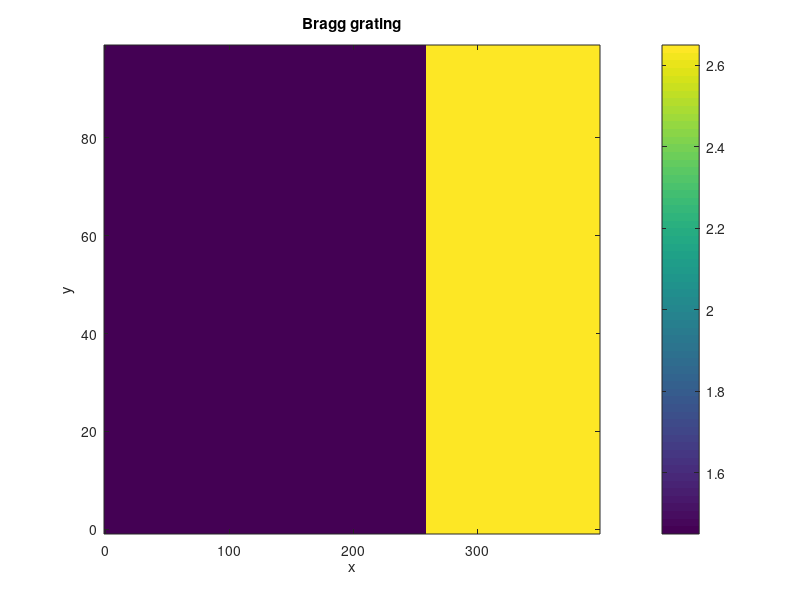

The MATLAB source for this figure: (Note: this script raises an error after producing the figure.)
clear; close all;

% import code
addpath(['main']);         % main
addpath(['..' filesep 'main']);         % main

% initial settings
disc        = 2;
units       = 'nm';
lambda      = 1500;

% make index
% let's have a quarter wave stack at 1000nm
% indices
n1      = 1.45;
n2      = 2.65;                  % 1.25;
d1      = lambda/(n1*4);
d2      = lambda/(n2*4);
period  = d1+d2;
domain  = [ 100, period ];

% draw indices
% x = dir of propagation, y = transverse
x_coords    = 0:disc:period-disc;
y_coords    = 0:disc:domain(1)-disc;
N           = zeros( length(y_coords), length(x_coords) );
N( :, x_coords >= 0 & x_coords < d1 )   = n1;
N( :, x_coords >= d1 )                  = n2;

% DEBUG plot N
figure;
imagesc( x_coords, y_coords, N );
xlabel('x'); ylabel('y');
set( gca, 'ydir', 'normal' );
colorbar;
title('Bragg grating');

% run simulation
num_modes   = 2;
BC          = 1;     % 0 for PEC, 1 for PMC
% PML_options(1): PML in y direction (yes=1 or no=0)
% PML_options(2): length of PML layer in nm
% PML_options(3): strength of PML in the complex plane
% PML_options(4): PML polynomial order (1, 2, 3...)
pml_options = [ 0, 200, 500, 2 ];


% solve bandstructure
lambda_min  = 100;
lambda_max  = 5000;
k0_min      = 0.2*pi/period;
k0_max      = 1.6*pi/period;
k0_all      = linspace( k0_min, k0_max, 50);

% init saving variables
all_k       = [];
all_k0      = [];
all_k_old   = [];
all_k0_old  = [];

% run solver
guessk = pi/(2*period);
% guessk = 0.000001;
for ii = 1:length(k0_all)
    
    fprintf('\nloop %i of %i\n\n', ii, length(k0_all));

    % run new
    fprintf('running new solver\n');
    tic;
    [Phi_all, k_all, A, B] = complexk_mode_solver_2D_PML( N, ...
                                                           disc, ...
                                                           k0_all(ii), ...
                                                           num_modes, ...
                                                           guessk, ...
                                                           BC, ...
                                                           pml_options );
    toc;
    
    % save all k's
    all_k       = [ all_k, k_all.' ];
    all_k0      = [ all_k0, repmat( k0_all(ii), 1, length(k_all) ) ];
    
    % set new guessk
    guessk = k_all(1);
    
end

% calculate analytical bandgap properties
c           = (3e8) * 1e9;  % nm/s?
lambda_all  = 2*pi./all_k0;
k0a_pi_bg   = (2*pi/lambda)*period/pi;                            % this is where the bg should be
gap_size_k  = k0a_pi_bg * (4/pi) * asin( abs(n2-n1)/(n2+n1) );    % size of bandgap, in k vector

% plot the bandstructure for ALL modes, new solver
figure;
plot( real(all_k)*period/pi, all_k0*period/pi, 'o' ); hold on;
plot( imag(all_k)*period/pi, all_k0*period/pi, 'o' ); hold on;
plot( xlim, [ k0a_pi_bg, k0a_pi_bg ], '--' );
xlabel('ka/pi'); ylabel('k0*a/pi');
legend('real', 'imag', 'center of bandgap');
title('Bandstructure of all solved modes, new ver.');
% makeFigureNice();

% plot the bandstructure for ALL modes, new solver vs wl
figure;
plot( real(all_k)*period/pi, lambda_all, 'o' ); hold on;
plot( imag(all_k)*period/pi, lambda_all, 'o' ); hold on;
xlabel('ka/pi'); ylabel('\lambda');
legend('real', 'imag');
title('Bandstructure of all solved modes, new ver.');
% makeFigureNice();

                                                                           
% reshape and sort the Phis
% when they come out raw from the modesolver, Phi_all's columns are the
% eigenvectors
% The eigenvectors are wrapped by column, then row
ny = domain(1)/disc;
nx = domain(2)/disc;

% Phi_all_half    = Phi_all( 1:end/2, : );                                        % first remove redundant bottom half
% Phi_all_reshape = reshape( Phi_all_half, ny, nx, size(Phi_all_half, 2) );       % hopefully this is dimensions y vs. x vs. mode#
% Phi_firstmode   = Phi_all_reshape( :, :, 1 );
% Phi_secondmode  = Phi_all_reshape( :, :, 2 );
Phi_firstmode   = Phi_all( :, :, 1 );
Phi_secondmode  = Phi_all( :, :, 2 );

% % do the same but with the old phi for comparison
% Phi_all_half_old    = Phi_all_old( 1:end/2, : );
% Phi_all_old_reshape = reshape( Phi_all_half_old, nx, ny, size(Phi_all_half_old, 2) );       % hopefully this is dimensions x vs. y vs. mode#
% Phi_firstmod_old    = Phi_all_old_reshape( :, :, 1 ).';                                     % gotta transpose
% 
% % x and y coords
% x_coords = 0:disc:domain(2)-disc;
% y_coords = 0:disc:domain(1)-disc;
% 
% DEBUG plot firstmode
figure;
imagesc( x_coords, y_coords, real( Phi_firstmode ) );
colorbar;
set( gca, 'YDir', 'normal' );
title( sprintf( 'Field (real) for mode 1, new ver' ) );

% DEBUG plot secondmode
figure;
imagesc( x_coords, y_coords, real( Phi_secondmode ) );
colorbar;
set( gca, 'YDir', 'normal' );
title( sprintf( 'Field (real) for mode 2, new ver' ) );

% % debug display imag(k)
% imag(k_all)

% % plot the sparse distributions
% figure;
% spy(A);
% title('A matrix, new');
% 
% figure;
% spy(A_old);
% title('A matrix, old');
% 
% figure;
% spy(B);
% title('B matrix, new');
% 
% figure;
% spy(B_old);
% title('B matrix, old');

% % re-scale k
% k = k * nm * obj.units.scale;
% 
% % run simulation
% GC = GC.runSimulation( num_modes, BC, pml_options );

% % DEBUG plot physical fields and all fields
% k_all       = GC.debug.k_all;
% ka_2pi_all  = k_all*domain(2)/(2*pi);
% 
% for ii = 1:length( k_all )
%     % Plotting physical fields
%     % plot field, abs
%     figure;
%     imagesc( GC.x_coords, GC.y_coords, abs( GC.debug.phi_all(:,:,ii) ) );
%     colorbar;
%     set( gca, 'YDir', 'normal' );
%     title( sprintf( 'Field (abs) for mode %i, k*a/2pi real = %f', ii, real( ka_2pi_all(ii) ) ) );
% end
% 
% % plot real and imag k
% k_labels = {};
% for ii = 1:length( k_all )
%     k_labels{end+1} = [ ' ', num2str(ii) ];
% end
% figure;
% plot( real( ka_2pi_all ), imag( ka_2pi_all ), 'o' ); 
% text( real( ka_2pi_all ), imag( ka_2pi_all ), k_labels );
% xlabel('real k*a/2pi'); ylabel('imag k*a/2pi');
% title('real vs imag k');
% makeFigureNice();

% % Plot the accepted mode
% figure;
% imagesc( GC.x_coords, GC.y_coords, abs( GC.Phi ) );
% colorbar;
% set( gca, 'YDir', 'normal' );
% title( sprintf( 'Field (abs) for accepted mode, ka/2pi real = %f', real( GC.k*domain(2)/(2*pi) ) ) );
% 
% % display calculated k
% fprintf('\nComplex k = %f + %fi\n', real(GC.k), imag(GC.k) );
% 
% % display radiated power
% fprintf('\nRad power up = %e\n', GC.P_rad_up);
% fprintf('Rad power down = %e\n', GC.P_rad_down);
% fprintf('Up/down power directivity = %f\n', GC.directivity);
% 
% % display angle of radiation
% fprintf('\nAngle of maximum radiation = %f deg\n', GC.max_angle_up);
% 
% % plot full Ez with grating geometry overlaid
% GC.plotEz_w_edges();
% axis equal;

% % plot a slice of Eup vs. Sup
% y_up    = 279;
% E_slice = GC.E_z( y_up, : );
% figure;
% plot( 1:length(E_slice), abs(E_slice)./max(abs(E_slice(:))) ); hold on;
% % plot( 1:length(E_slice), GC.debug.Sy_up./max(abs(GC.debug.Sy_up(:))) );
% plot( 1:length(E_slice), GC.debug.Sy_down./max(abs(GC.debug.Sy_down(:))) );
% legend('E field (abs)', 'S_y');
% title('E field and S_y, normalized to 1');
% makeFigureNice();
% 
% % plot input S and E
% E_in = GC.E_z( :, 1 );
% figure;
% plot( 1:length(E_in), abs(E_in)./max(abs(E_in(:))) ); hold on;
% plot( 1:length(E_in), GC.debug.Sx_in./max(abs(GC.debug.Sx_in(:))) );
% % plot( 1:length(E_slice), GC.debug.Sy_down./max(abs(GC.debug.Sy_down(:))) );
% legend('E field (abs)', 'S_x');
% title('E field and S_x at input, normalized to 1');
% makeFigureNice();
% 
